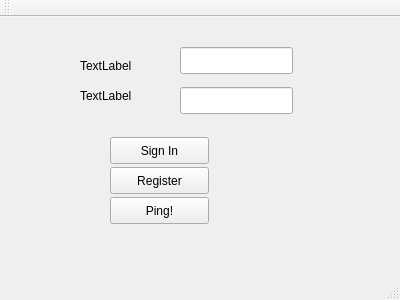
<?xml version="1.0" encoding="UTF-8"?>
<ui version="4.0">
 <class>Login</class>
 <widget class="QMainWindow" name="Login">
  <property name="geometry">
   <rect>
    <x>0</x>
    <y>0</y>
    <width>400</width>
    <height>300</height>
   </rect>
  </property>
  <property name="windowTitle">
   <string>Login</string>
  </property>
  <widget class="QWidget" name="centralWidget">
   <widget class="QLineEdit" name="textUserId">
    <property name="geometry">
     <rect>
      <x>180</x>
      <y>30</y>
      <width>113</width>
      <height>27</height>
     </rect>
    </property>
   </widget>
   <widget class="QLineEdit" name="textUserPassword">
    <property name="geometry">
     <rect>
      <x>180</x>
      <y>70</y>
      <width>113</width>
      <height>27</height>
     </rect>
    </property>
   </widget>
   <widget class="QPushButton" name="btnSignIn">
    <property name="geometry">
     <rect>
      <x>110</x>
      <y>120</y>
      <width>99</width>
      <height>27</height>
     </rect>
    </property>
    <property name="text">
     <string>Sign In</string>
    </property>
   </widget>
   <widget class="QPushButton" name="btnRegister">
    <property name="geometry">
     <rect>
      <x>110</x>
      <y>150</y>
      <width>99</width>
      <height>27</height>
     </rect>
    </property>
    <property name="text">
     <string>Register</string>
    </property>
   </widget>
   <widget class="QPushButton" name="btnPing">
    <property name="geometry">
     <rect>
      <x>110</x>
      <y>180</y>
      <width>99</width>
      <height>27</height>
     </rect>
    </property>
    <property name="text">
     <string>Ping!</string>
    </property>
   </widget>
   <widget class="QLabel" name="label">
    <property name="geometry">
     <rect>
      <x>80</x>
      <y>40</y>
      <width>67</width>
      <height>17</height>
     </rect>
    </property>
    <property name="text">
     <string>TextLabel</string>
    </property>
   </widget>
   <widget class="QLabel" name="label_2">
    <property name="geometry">
     <rect>
      <x>80</x>
      <y>70</y>
      <width>67</width>
      <height>17</height>
     </rect>
    </property>
    <property name="text">
     <string>TextLabel</string>
    </property>
   </widget>
  </widget>
  <widget class="QMenuBar" name="menuBar">
   <property name="geometry">
    <rect>
     <x>0</x>
     <y>0</y>
     <width>400</width>
     <height>25</height>
    </rect>
   </property>
  </widget>
  <widget class="QToolBar" name="mainToolBar">
   <attribute name="toolBarArea">
    <enum>TopToolBarArea</enum>
   </attribute>
   <attribute name="toolBarBreak">
    <bool>false</bool>
   </attribute>
  </widget>
  <widget class="QStatusBar" name="statusBar"/>
 </widget>
 <layoutdefault spacing="6" margin="11"/>
 <resources/>
 <connections/>
</ui>
